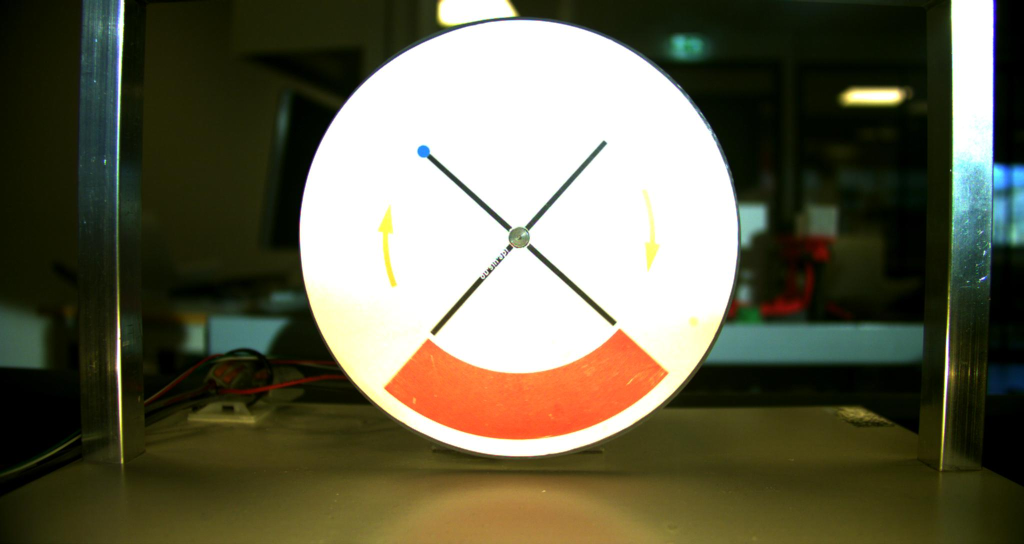
#> input picture assignment_1/image/circle.jpg, 2048 x 1088 px, found by its file name (shown at 1/2 size)
$ python interface_labo1.py   (older library calls are emulated)
#> lines starting #> are read from the running program, lines starting #| are printed output that depends on the picture; after the words box and inside, x2 and y2 are one past the last pixel; in counts of white or black regions, pixels touching at a corner belong together
import numpy as np
import cv2
from matplotlib import pyplot as plt

############################################################################################

"""
Open an image file and print its properties.
Parameters:
image_path (str): The path to the image file.
Returns:
None
"""
# [7 lines left out: function open_image_and_print_properties, not called in this run]
# Example usage
#open_image_and_print_properties('cropped_chessboard.jpg')

############################################################################################

"""
Open and display an image file.
Parameters:
image_path (str): The path to the image file.
Returns:
None
"""
# [10 lines left out: function display_image, not called in this run]

# Example usage
#display_image('cropped_chessboard.jpg')

############################################################################################

"""
Open an image file, convert it to grayscale, and display it.
Parameters:
image_path (str): The path to the image file.
Returns:
None
"""
# [10 lines left out: function convert_to_grayscale, not called in this run]

# Example usage
#convert_to_grayscale('cropped_chessboard.jpg')

############################################################################################

"""
Open an image file, check its color space, and correct it if necessary.
Parameters:
image_path (str): The path to the image file.
Returns:
None
"""

# [20 lines left out: function check_and_correct_color_space, not called in this run]

# Example usage
#check_and_correct_color_space('cropped_chessboard.jpg')

############################################################################################

"""
Open an image file and display its histogram.
Parameters:
image_path (str): The path to the image file.
Returns:
None
"""
# [4 lines left out: function display_histogram, not called in this run]

# Example usage
#display_histogram('cropped_chessboard.jpg')

############################################################################################


"""
"""
# [22 lines left out: function sobel_edges, not called in this run]

# Example usage
#sobel_edges('cropped_chessboard.jpg')

############################################################################################

"""
Open an image file, apply thresholding to convert it to binary, and display the result.
Parameters:
image_path (str): The path to the image file.
threshold_value (int): The threshold value to convert the image to binary. Default is 128.
    - Increasing the value will make more pixels black.
    - Decreasing the value will make more pixels white.
Returns:
None
"""
# [17 lines left out: function binary_image, not called in this run]

# Example usage
#binary_image('cropped_chessboard.jpg', threshold_value=128)

############################################################################################

"""
Open an image file, apply probabilistic Hough Line Transform, and display the result.
Parameters:
image_path (str): The path to the image file.
rho (float): Distance resolution of the accumulator in pixels. Default is 1.
    - Increasing the value will detect fewer lines.
    - Decreasing the value will detect more lines.
theta (float): Angle resolution of the accumulator in radians. Default is np.pi/180.
    - Increasing the value will detect fewer lines.
    - Decreasing the value will detect more lines.
threshold (int): Accumulator threshold parameter. Only those lines are returned that get enough votes. Default is 100.
    - Increasing the value will detect fewer lines.
    - Decreasing the value will detect more lines.
min_line_length (int): Minimum line length. Line segments shorter than this are rejected. Default is 500.
    - Increasing the value will detect fewer lines.
    - Decreasing the value will detect more lines.
max_line_gap (int): Maximum allowed gap between line segments to treat them as a single line. Default is 10.
    - Increasing the value will merge more line segments.
    - Decreasing the value will merge fewer line segments.
Returns:
None
"""
# [12 lines left out: function probabilistic_hough_tranform, not called in this run]

# Example usage
#probabilistic_hough_tranform('cropped_chessboard.jpg')

############################################################################################

"""
Open an image file, apply Hough Line Transform, and display the result.
Parameters:
image_path (str): The path to the image file.
rho (float): Distance resolution of the accumulator in pixels. Default is 1.
    - Increasing the value will detect fewer lines.
    - Decreasing the value will detect more lines.
theta (float): Angle resolution of the accumulator in radians. Default is np.pi/180.
    - Increasing the value will detect fewer lines.
    - Decreasing the value will detect more lines.
threshold (int): Accumulator threshold parameter. Only those lines are returned that get enough votes. Default is 200.
    - Increasing the value will detect fewer lines.
    - Decreasing the value will detect more lines.
Returns:
None
"""
# [20 lines left out: function hough_tranform, not called in this run]

# Example usage
#hough_tranform('C:/Users/theod/Documents/UIS/IA/py/Assignement_1/image/cropped_chessboard.jpg')

############################################################################################

"""
Open an image file, apply Hough Circle Transform, and display the result.
Parameters:
image_path (str): The path to the image file.
inverse_ratio (float): Inverse ratio of the accumulator resolution to the image resolution. Default is 1.
    - Increasing the value will detect fewer circles.
    - Decreasing the value will detect more circles.
min_distance (float): Minimum distance between the centers of the detected circles. Default is 10.
    - Increasing the value will detect fewer circles.
    - Decreasing the value will detect more circles.
canny_threshold (float): Higher threshold for the Canny edge detector. Default is 30.
    - Increasing the value will detect fewer circles.
    - Decreasing the value will detect more circles.
accumulator_threshold (float): Accumulator threshold for the circle centers at the detection stage. Default is 30.
    - Increasing the value will detect fewer circles.
    - Decreasing the value will detect more circles.
min_radius (int): Minimum circle radius. Default is 0.
    - Increasing the value will detect fewer circles.
    - Decreasing the value will detect more circles.
max_radius (int): Maximum circle radius. Default is 0.
    - Increasing the value will detect fewer circles.
    - Decreasing the value will detect more circles.
Returns:
None
"""

# [19 lines left out: function find_circle, not called in this run]

# Example usage
#find_circle('C:/Users/theod/Documents/UIS/IA/py/Assignement_1/image/circle.png')

############################################################################################
"""
Open an image file, convert it to grayscale, apply thresholding, and count the number of black dots (assumed to be dice pips).
Parameters:
image_path (str): The path to the image file.
threshold_value (int): The threshold value to convert the image to binary. Default is 128.
Returns:
int: The number of black dots found in the image.
"""
# [26 lines left out: function count_black_dots, not called in this run]

# Example usage
#num_dots = count_black_dots('assignment_1/image/circle.png')
#print(f"Number of black dots: {num_dots}")

############################################################################################
import cv2
import numpy as np

def find_circle_for_disque(image_path, inverse_ratio=1, min_distance=15,
                           canny_threshold=240, accumulator_threshold=116, radius_check=350):
#> called with image_path = 'assignment_1/image/circle.jpg', inverse_ratio = 1, min_distance = 15, canny_threshold = 240, accumulator_threshold = 116, radius_check = 350
    img = cv2.imread(image_path, cv2.IMREAD_COLOR)
#> img is the input picture: shape (1088, 2048, 3); mean B, G, R 79, 99.3, 101.4
    gray = cv2.cvtColor(img, cv2.COLOR_BGR2GRAY)
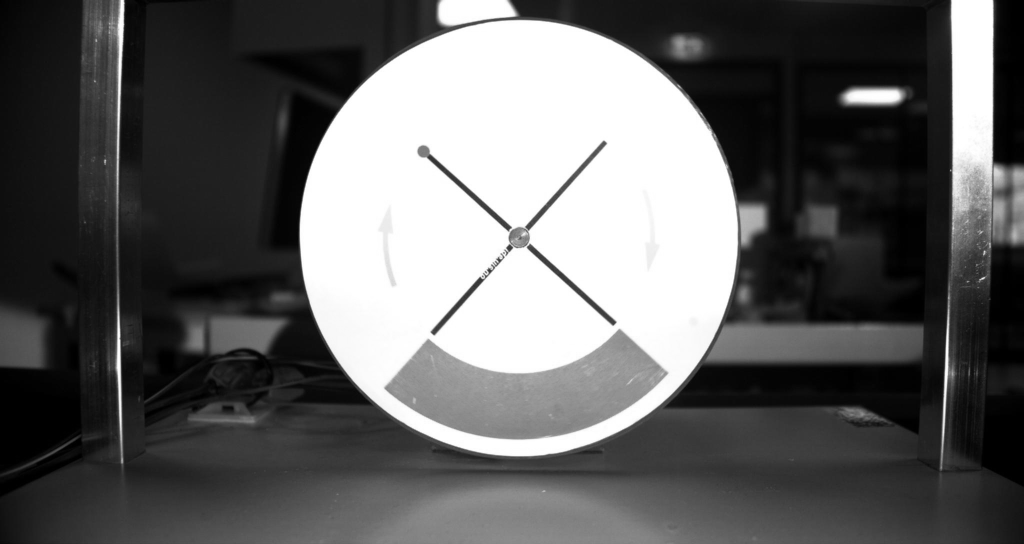
#> gray: shape (1088, 2048) (shown at 1/2 size); min 0, max 255, mean 97.6
    gray = cv2.medianBlur(gray, 5)

    # Appliquer le filtre de Canny
    edges = cv2.Canny(gray, 100, canny_threshold)
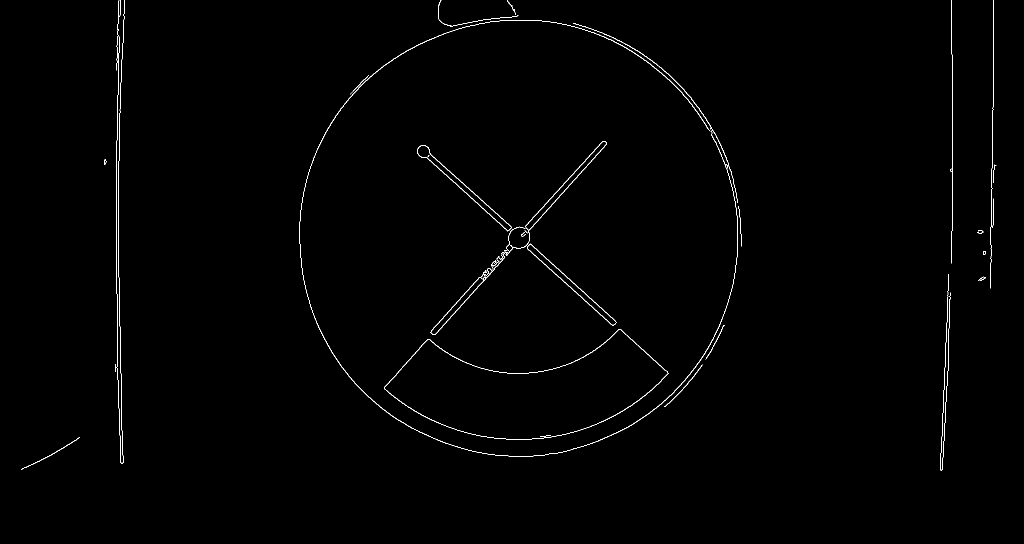
#> edges: shape (1088, 2048) (shown at 1/2 size); 0.6% white in thin lines or dots, all inside (x1, y1, x2, y2) = (42, 0, 1993, 942)

    # Appliquer un seuillage binaire
    _, binary_img = cv2.threshold(gray, 230, 255, cv2.THRESH_BINARY)
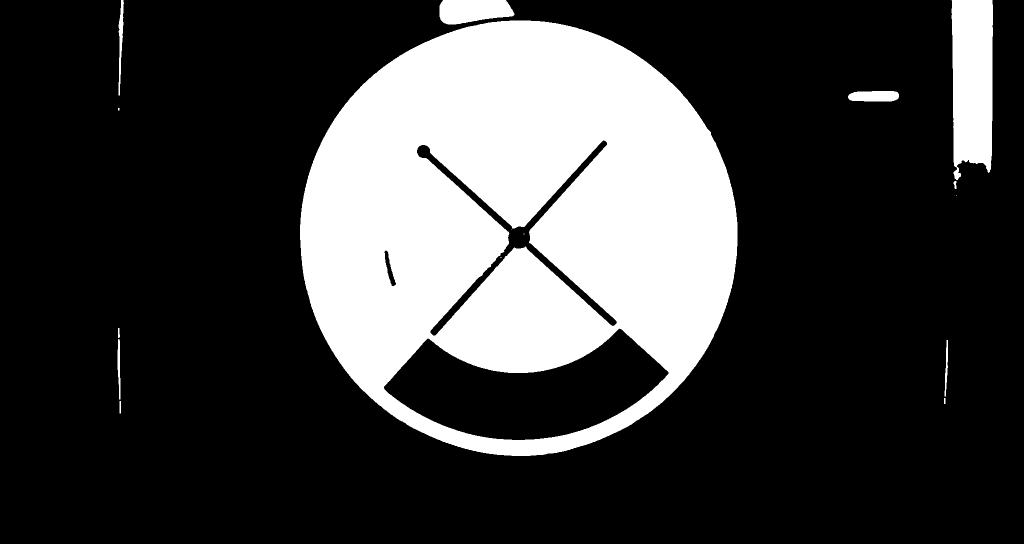
#> binary_img: shape (1088, 2048) (shown at 1/2 size); 24.6% white; 16 white regions (5 under 20 px), largest, box (x1, y1, x2, y2) and area: (600, 41, 1475, 912) 512204, (1903, 0, 1986, 360) 26267, (879, 0, 1029, 49) 5875

    # Détection des cercles
    circles = cv2.HoughCircles(gray, cv2.HOUGH_GRADIENT, inverse_ratio, min_distance,
                               param1=canny_threshold, param2=accumulator_threshold,
                               minRadius=400, maxRadius=500)
#> circles = [[1036.5, 474.5, 437.7]]

    if circles is not None:
        circles = np.uint16(np.around(circles))
#> circles = [[1036, 474, 438]]
        print(f"Number of circles detected: {len(circles[0])}")
#| Number of circles detected: 1

        for i in circles[0, :]:
            center = (i[0], i[1])
            radius = i[2]

            # Dessiner le centre et le contour du cercle
            cv2.circle(img, center, 1, (0, 255, 0), 3)
            cv2.circle(img, center, radius, (255, 0, 255), 3)

            # Dessiner un cercle de rayon spécifique pour analyse
            cv2.circle(img, center, radius_check, (0, 255, 255), 2)

            # Détection des transitions noir/blanc
            transition_points = []
            real_points = []
            for angle in range(0, 360, 2):  # Parcours en degrés
                rad = np.deg2rad(angle)
                x = int(center[0] + radius_check * np.cos(rad))
                y = int(center[1] + radius_check * np.sin(rad))

                # Vérification des limites
                if 0 <= x < binary_img.shape[1] and 0 <= y < binary_img.shape[0]:
                    pixel_value = binary_img[y, x]  # Accès en [y, x] car OpenCV est en (row, col)

                    if len(transition_points) > 0 and pixel_value != transition_points[-1][2]:
                        # Marquer les points de transition (changement de couleur)
                        cv2.circle(img, (x, y), 3, (0, 0, 255), -1)  # Rouge pour transition
                        real_points.append((x, y, pixel_value, angle))

                    transition_points.append((x, y, pixel_value, angle))  # Ajouter l'angle aussi

            # Si des transitions ont été trouvées, calculez le point médian
            if len(real_points) >= 2:
                # Récupérer les 2 premières transitions
                (x1, y1, val1, angle1) = real_points[0]
                (x2, y2, val2, angle2) = real_points[1]
                print(angle1)
                print(angle2)
                print(real_points)

                # Calculer l'angle médian entre les deux transitions
                mid_angle = (angle1+angle2) / 2
                rad_mid = np.deg2rad(mid_angle)

                # Calculer la position du point médian sur le cercle
                mid_x = int(center[0] + radius_check * np.cos(rad_mid))
                mid_y = int(center[1] + radius_check * np.sin(rad_mid))

                # Ajouter un point au milieu des deux transitions
                cv2.circle(img, (mid_x, mid_y), 5, (255, 0, 0), -1)  # Marquer le point médian en bleu
#> this loop made 1 pass
#> (center, radius, x1, y1, val1, angle1, x2, y2) on pass 1: ((1036, 474), 438, 1296, 708, 0, 42, 801, 734)
#| 42
#| 132
#| [(1296, 708, 0, 42), (801, 734, 255, 132)]
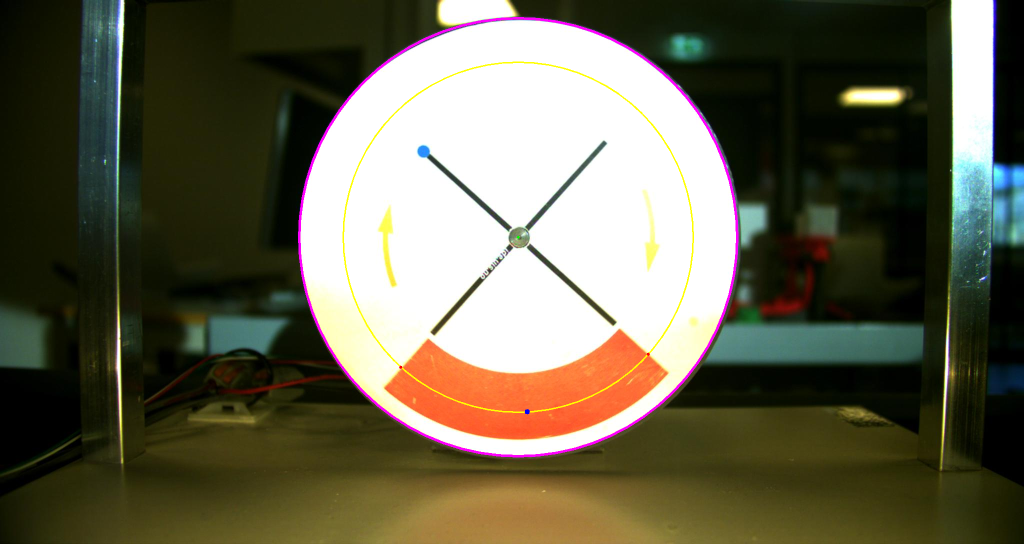
#> img: shape (1088, 2048, 3) (shown at 1/2 size); 0.91% of pixels changed, all inside (x1, y1, x2, y2) = (596, 34, 1477, 915)

    cv2.imshow('Detected Circles with Transitions', img)
    cv2.waitKey(0)
    cv2.destroyAllWindows()

# Exemple d'utilisation
find_circle_for_disque('assignment_1/image/circle.jpg')
